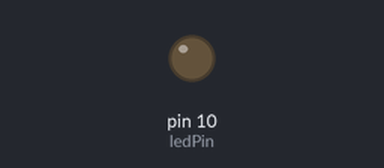
A sketch run on a simulated Arduino Uno, built with avr-gcc and run on an emulated ATmega328P. On the bench: output pins drawn as LEDs (lit = HIGH).

Above: at 1.3 s.
At 12.9 s:
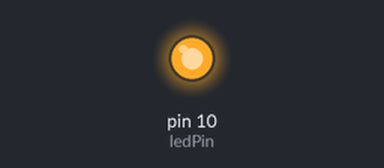
Timing chart, 0 to 13.5 s (numbered marks = the images above):
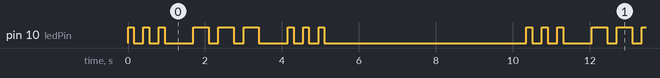

Measured:
- by itself, pin 10 (ledPin): repeats every 10.4 s: 2 × (LOW 0.25 s, HIGH 0.15 s), LOW 0.75 s, 2 × (HIGH 0.40 s, LOW 0.25 s), HIGH 0.40 s, LOW 0.75 s, 2 × (HIGH 0.15 s, LOW 0.25 s), HIGH 0.15 s, LOW 5.3 s, HIGH 0.15 s
- by itself, everything shown: repeats every 10.4 s, in 18 steps

The sketch:

S_O_S.ino
```cpp
int ledPin = 10;
int x;
void setup() {
  pinMode(ledPin, OUTPUT);
}
void loop()
 { for (x=1; x<=3; x++){
  digitalWrite(ledPin,HIGH);
  delay(150);
  digitalWrite(ledPin,LOW);
  delay(250);
}
delay(500);
  for (x=1; x<=3; x++){
  digitalWrite(ledPin,HIGH);
  delay(400);
  digitalWrite(ledPin,LOW);
  delay(250);
  }
  delay(500);
  for (x=1; x<=3; x++){
  digitalWrite(ledPin,HIGH);
  delay(150);
  digitalWrite(ledPin,LOW);
  delay(250);
  }
  delay(5000);}
```
